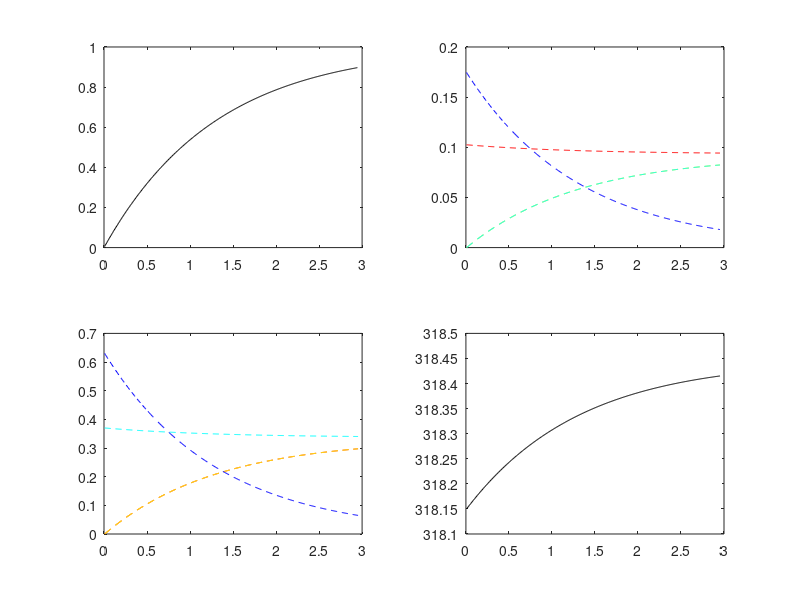

MATLAB code for this plot:
%Inversion
clear all
close all
clc
 
%Initializing variables
Fw = []; Ff = []; Fs = []; Fg = []; Nw = []; Nf = []; Ns = []; Ng = [];
ww = []; wf = []; ws = []; wg = []; Ftot = []; Ntot = []; xw = []; xf = [];
xs = []; xg = []; Cg = []; Cf = []; Cw = []; r = []; X = []; 
%----------------------------------------------------------------------
%Start
 
%Chosen or assumed
delZ = 0.01;  %dm3 chosen
Tin = 45 + 273.15; %c 
T(1) = Tin; % 
%----------------------------------------------------------------------
Ltot = 3.75 %m
%----------------------------------------------------------------------
R = 0.5; %m radius of reactor
%----------------------------------------------------------------------
A = pi*R^2; %m2
V1 = A*delZ; %m3 is my differential volume
ee = 0.7; %void space assumed
 
densw = 1000; %kg/m3
densf = 1459;
denss = 1290;
densg = 1540;
densenz = 330;
menv = densenz*V1; %g assumed mass of enzyme
 
%Heat capacities
Cpg = 3360; %j/kg
Cps = 4290;
Cpw = 4182;
Cpf = 4120; 
 
Hr = -14930; %j/mol
%----------------------------------------------------------------------
Ftot(1) = 0.277; %mass flow rates kg/s
%----------------------------------------------------------------------
ww(1) = 0.37;
wg(1) = 0;
wf(1) = 0;
ws(1) = 0.63;
 
Fw(1)= ww(1)*Ftot(1);  %  kg/s
Ff(1)= wf(1)*Ftot(1); 
Fs(1)= ws(1)*Ftot(1);     
Fg(1)= wg(1)*Ftot(1); 
 
mmw = 18.0153*10^-3; %kg/mol
mmf = 180.156*10^-3;
mms = 342.296*10^-3;
mmg = 180.156*10^-3;
 
Nw(1) = Fw(1)/mmw; %molar flow rates mol/s
Nf(1) = Ff(1)/mmf;
Ns(1) = Fs(1)/mms;
Ng(1) = Fg(1)/mmg;
 
Qtot = (Fg(1)/densg) + (Fw(1)/densw) + (Ff(1)/densf) + (Fs(1)/denss); % m3/s
 
% j = 1 is the inlet
K = Ltot/delZ 
n = delZ/(Ltot);
Z = 1:K;
ZZ = 1:K+1;
V = Z*delZ*A;
VV = ZZ*delZ*A;
Vtot = Ltot*A;
vv = Qtot/A;
 
for j = 1:K
    Z(j) = j;
    L(j) =Z(j)*delZ;
    Tau = Qtot/Vtot;
 
    Ntot(j) = Nw(j) + Nf(j) + Ns(j) + Ng(j);
    xg(j) = Ng(j)/Ntot(j);
    xw(j) = Nw(j)/Ntot(j);
    xf(j) = Nf(j)/Ntot(j);
    xs(j) = Ns(j)/Ntot(j);
 
    Fw(j) = Nw(j)*mmw; %molar flow rates mol/s
    Ff(j) = Nf(j)*mmf;
    Fs(j) = Ns(j)*mms;
    Fg(j) = Ng(j)*mmg;
    Ftot(j) = Fw(j) + Ff(j) + Fs(j) + Fg(j);
    wg(j) = Fg(j)/Ftot(j);
    ww(j) = Fw(j)/Ftot(j);
    wf(j) = Ff(j)/Ftot(j);
    ws(j) = Fs(j)/Ftot(j);
 
    Cg(j) = Ng(j)/(Qtot); %mol/m3
    Cf(j) = Nf(j)/(Qtot); %mol/m3 
    Cw(j) = Nw(j)/(Qtot); %mol/m3 
    Csu(j) = Ns(j)/(Qtot); %Cs is already taken by matlab 
 
%----------------------------------------------------------------------
    kk(j) = ((4.566*10^16)*exp(-10739/(T(j))))*10^-3*60;
    lamda(j) = (-0.003*T(j)+2.275);
    Deff(j) = ((0.403*T(j)-118.8)*10^-8)/10000;
    ro = 0.4*10^-3; %m 0.4 - 0.8 mm
    W(j) = kk(j)*(ro/Deff(j))^(1/2);
    eta(j) = (3/W(j))*(1/tanh(W(j))-1/W(j));
    
    kkk(j) = kk(j)*eta(j)*lamda(j)*(1-ee);  
%----------------------------------------------------------------------
    %Csu(j) = Csu(1)*exp(-kk(j).*Tau);
%----------------------------------------------------------------------
 
    Ns(j+1) = Ns(j)-kkk(j).*Csu(j)*V1; 
    Nw(j+1) = Nw(j)-kkk(j).*Csu(j)*V1; 
    Ng(j+1) = Ng(j)+kkk(j).*Csu(j)*V1; 
    Nf(j+1) = Nf(j)+kkk(j).*Csu(j)*V1; 
    X(j) = (Ns(1)-Ns(j+1))/Ns(1);
 
    %Nf(j+1) = Ns(j)*((Nf(1)/Ns(1))+X(j));
    %Nw(j+1) = Ns(j)*((Nw(1)/Ns(1))-X(j));
    %Ng(j+1) = Ns(j)*((Ng(1)/Ns(1))+X(j));
 
    Cpmix(j) = Cpg*xg(j)+Cpf*xf(j)+Cpw*xw(j)+Cps*xs(j);
    T(j+1) = T(j) + Hr*(Ns(j+1)-Ns(j))/(Cpmix(j)*Ntot(j));
    end
 
Fw(j+1) = Nw(j+1)*mmw; %molar flow rates kmol/hr
Ff(j+1) = Nf(j+1)*mmf;
Fs(j+1) = Ns(j+1)*mms;
Fg(j+1) = Ng(j+1)*mmg;
Ftot(j+1) = Fw(j+1) + Ff(j+1) + Fs(j+1) + Fg(j+1);
wg(j+1) = Fg(j+1)/Ftot(j+1);
ww(j+1) = Fw(j+1)/Ftot(j+1);
wf(j+1) = Ff(j+1)/Ftot(j+1);
ws(j+1) = Fs(j+1)/Ftot(j+1);
 
menvtot= menv*Ltot*R^2*pi/V1
%Conversion vs Z
subplot(2,2,1)
title('Conversion')
plot(V,X,'k')
 
%Mass flow of glucose,fructose,sucrose vs Z
subplot(2,2,2)
plot(VV,Fw,'--r',VV,Ff,'--y',VV,Fs,'--b',VV,Fg,'--c')
 
%Mol fraction of glucose,fructose,sucrose vs Z
subplot(2,2,3)
plot(VV,wg,'--r',VV,wf,'--y',VV,ws,'--b',VV,ww,'--c')
 
%Reaction rate vs Z
subplot(2,2,4)
plot(VV,T,'k')


